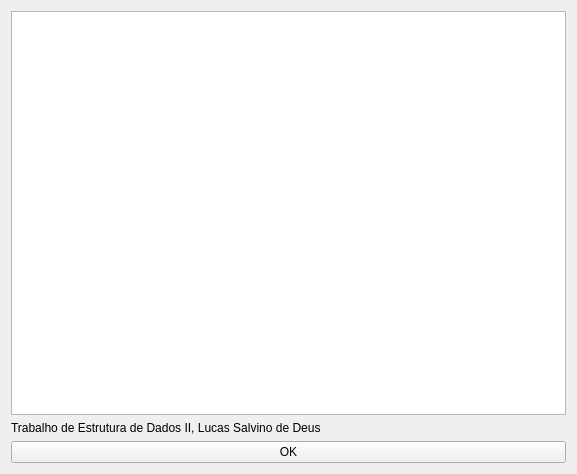
<?xml version="1.0" encoding="UTF-8"?>
<ui version="4.0">
 <class>Ajuda</class>
 <widget class="QWidget" name="Ajuda">
  <property name="geometry">
   <rect>
    <x>0</x>
    <y>0</y>
    <width>577</width>
    <height>474</height>
   </rect>
  </property>
  <property name="windowTitle">
   <string>Ajuda</string>
  </property>
  <property name="windowIcon">
   <iconset resource="dados.qrc">
    <normaloff>:/new/prefix1/Dados/Help.png</normaloff>:/new/prefix1/Dados/Help.png</iconset>
  </property>
  <property name="styleSheet">
   <string notr="true">QPushButton:hover{
	background:transparent;
	color: blue;
}</string>
  </property>
  <layout class="QVBoxLayout" name="verticalLayout_4">
   <item>
    <layout class="QVBoxLayout" name="verticalLayout_2">
     <item>
      <widget class="QTextBrowser" name="textBrowser"/>
     </item>
    </layout>
   </item>
   <item>
    <layout class="QVBoxLayout" name="verticalLayout">
     <item>
      <widget class="QLabel" name="label">
       <property name="text">
        <string>Trabalho de Estrutura de Dados II, Lucas Salvino de Deus</string>
       </property>
      </widget>
     </item>
    </layout>
   </item>
   <item>
    <layout class="QVBoxLayout" name="verticalLayout_3">
     <item>
      <widget class="QPushButton" name="pushButton">
       <property name="text">
        <string>OK</string>
       </property>
      </widget>
     </item>
    </layout>
   </item>
  </layout>
 </widget>
 <resources>
  <include location="dados.qrc"/>
 </resources>
 <connections/>
</ui>
